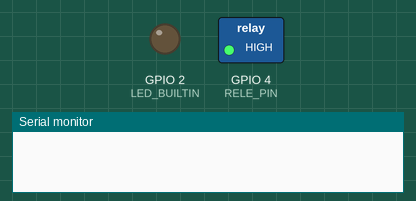
The sketch below on a simulated ESP8266 (NodeMCU). Shown: switched loads named in the sketch (green lamp = pin HIGH), output pins drawn as LEDs (lit = HIGH, except the on-board LED, lit = LOW), the last lines printed to the serial monitor. WiFi joins after 1.5 s; servers stay silent unless stated; uploads are accepted with an empty reply.

Above: at 0.1 s.
At 2.6 s:
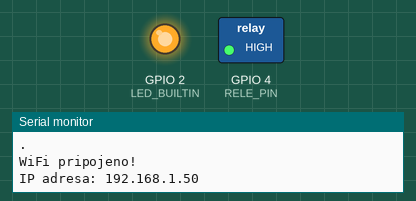
Timing chart, 0 to 4.1 s (numbered marks = the images above):
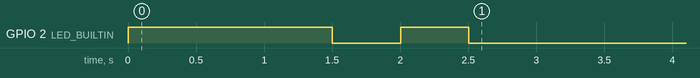

The sketch:

gate-arduino.ino
```cpp
#include <ESP8266WiFi.h>
#include <ESP8266HTTPClient.h>
#include <WiFiClientSecure.h>

// ═══════════════════════════════
// SSID & Worker
// ═══════════════════════════════
const char* ssid      = "your_ssid";
const char* password  = "ssid_password";
const char* statusUrl = "https://gate-arduino.your_name.workers.dev/?key=your_secret";
const char* doneUrl   = "https://gate-arduino.your_name.workers.dev/?key=your_secret&action=done";
// ═══════════════════════════════

const int RELE_PIN = 4;
const long AUTO_CLOSE_DELAY = 70000;
bool gateIsOpen = false;
unsigned long gateOpenedAt = 0;

WiFiClientSecure client;

void ledBlink() {
  digitalWrite(LED_BUILTIN, LOW);
  delay(500);
  digitalWrite(LED_BUILTIN, HIGH);
  delay(500);
}

void ledOn() {
  digitalWrite(LED_BUILTIN, LOW);
}

void ledOff() {
  digitalWrite(LED_BUILTIN, HIGH);
}

void setup() {
  pinMode(RELE_PIN, OUTPUT);
  digitalWrite(RELE_PIN, HIGH);
  pinMode(LED_BUILTIN, OUTPUT);
  digitalWrite(LED_BUILTIN, HIGH);

  Serial.begin(9600);
  delay(1000);

  Serial.println("Connecting to WiFi...");
  WiFi.begin(ssid, password);

  while (WiFi.status() != WL_CONNECTED) {
    delay(500);
    ledBlink();
    Serial.print(".");
  }

  Serial.println("");
  Serial.println("WiFi pripojeno!");
  Serial.print("IP adresa: ");
  Serial.println(WiFi.localIP());
  ledOn();

  client.setInsecure();
}

void triggerRelay() {
  digitalWrite(RELE_PIN, LOW);
  delay(500);
  digitalWrite(RELE_PIN, HIGH);
}

void loop() {

   if (gateIsOpen && (millis() - gateOpenedAt > AUTO_CLOSE_DELAY)) {
    Serial.println(">>> Auto-closing gate after 60s");
    triggerRelay();
    gateIsOpen = false;
  }

  if (WiFi.status() == WL_CONNECTED) {

    HTTPClient http;
    http.begin(client, statusUrl);
    int code = http.GET();

    if (code == 200) {
      String status = http.getString();
      status.trim();
      Serial.println("Status: " + status);

    if (status == "open" && !gateIsOpen) {
      Serial.println(">>> Otviram branu!");
      triggerRelay();
      gateIsOpen = true;
      gateOpenedAt = millis();

      HTTPClient http2;
      http2.begin(client, doneUrl);
      http2.GET();
      http2.end();

        Serial.println(">>> Done, state reset");
      }
    } else {
      Serial.println("Chyba HTTP: " + String(code));
    }
    http.end();

  } else {
    Serial.println("WiFi disconnected, reconnect...");
    ledBlink();
    WiFi.begin(ssid, password);
    delay(5000);
  }

  delay(2000);
}
```
